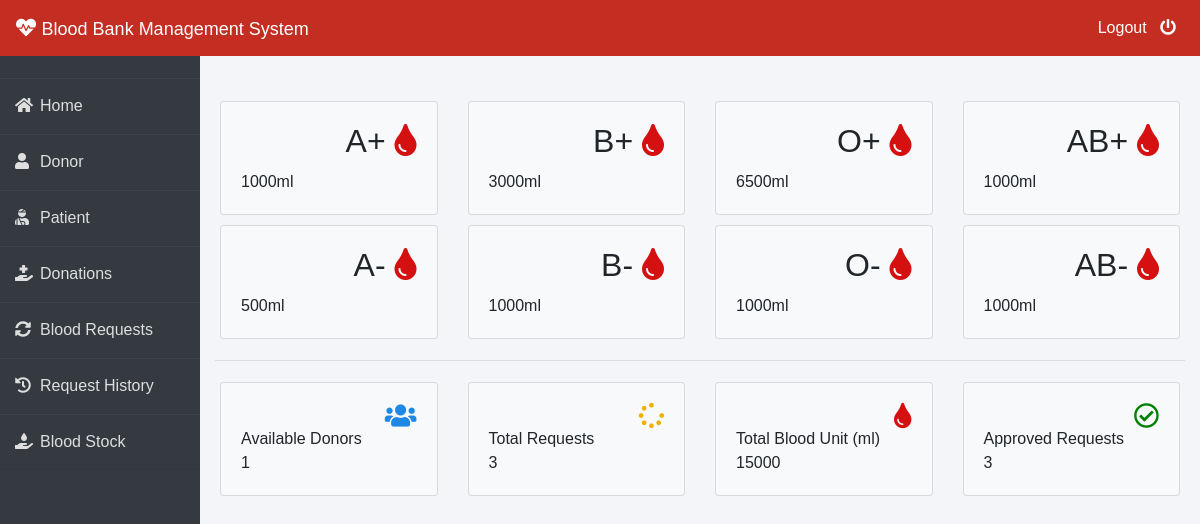
The app's page /admin-dashboard (signed in) with its own data.
### blood/models.py (models this page shows, shortened)
class Stock(models.Model):
    bloodgroup=models.CharField(max_length=10)
    unit=models.PositiveIntegerField(default=0)

### blood/views.py (the view)
# urls.py: path('admin-dashboard', views.admin_dashboard_view,name='admin-dashboard'),
@login_required(login_url='adminlogin')
def admin_dashboard_view(request):
    totalunit=models.Stock.objects.aggregate(Sum('unit'))
    dict={
        'A1':models.Stock.objects.get(bloodgroup="A+"),
        'A2':models.Stock.objects.get(bloodgroup="A-"),
        'B1':models.Stock.objects.get(bloodgroup="B+"),
        'B2':models.Stock.objects.get(bloodgroup="B-"),
        'AB1':models.Stock.objects.get(bloodgroup="AB+"),
        'AB2':models.Stock.objects.get(bloodgroup="AB-"),
        'O1':models.Stock.objects.get(bloodgroup="O+"),
        'O2':models.Stock.objects.get(bloodgroup="O-"),
        'totaldonors':dmodels.Donor.objects.all().count(),
        'totalbloodunit':totalunit['unit__sum'],
        'totalrequest':models.BloodRequest.objects.all().count(),
        'totalapprovedrequest':models.BloodRequest.objects.all().filter(status='Approved').count()
    }
    return render(request,'blood/admin_dashboard.html',context=dict)

### templates/blood/admin_dashboard.html
{% extends 'blood/adminbase.html' %}
{% block content %}
<br><br>
<div class="container">
    <div class="row">
        <div class="col-sm-3">
          <div class="card bg-light">
            <div class="card-body">
                <div class="blood">
                    <h2>A+ <i class="fas fa-tint" ></i></h2>
                </div><br><br>
                <div>
                    {{A1.unit}}ml
                </div>
            </div>
          </div>
        </div>
        <div class="col-sm-3">
            <div class="card bg-light">
                <div class="card-body">
                    <div class="blood">
                        <h2>B+ <i class="fas fa-tint"></i></h2>
                    </div><br><br>
                    <div>
                      {{B1.unit}}ml
                    </div>
                </div>
              </div>
        </div>
        <div class="col-sm-3">
            <div class="card bg-light">
                <div class="card-body">
                    <div class="blood">
                        <h2>O+ <i class="fas fa-tint"></i></h2>
                    </div><br><br>
                    <div>
                      {{O1.unit}}ml
                    </div>
                </div>
              </div>
          </div>
          <div class="col-sm-3">
            <div class="card bg-light">
                <div class="card-body">
                    <div class="blood">
                        <h2>AB+ <i class="fas fa-tint"></i></h2>
                    </div><br><br>
                    <div>
                      {{AB1.unit}}ml
                    </div>
                </div>
              </div>
          </div>
      </div>
      <div class="row">
        <div class="col-sm-3">
          <div class="card bg-light">
            <div class="card-body">
                <div class="blood">
                    <h2>A- <i class="fas fa-tint"></i></h2>
                </div><br><br>
                <div>
                  {{A2.unit}}ml
                </div>
            </div>
          </div>
        </div>
        <div class="col-sm-3">
            <div class="card bg-light">
                <div class="card-body">
                    <div class="blood">
                        <h2>B- <i class="fas fa-tint"></i></h2>
                    </div><br><br>
                    <div>
                      {{B2.unit}}ml
                    </div>
                </div>
              </div>
        </div>
        <div class="col-sm-3">
            <div class="card bg-light">
                <div class="card-body">
                    <div class="blood">
                        <h2>O- <i class="fas fa-tint"></i></h2>
                    </div><br><br>
                    <div>
                      {{O2.unit}}ml
                    </div>
                </div>
              </div>
          </div>
          <div class="col-sm-3">
            <div class="card bg-light">
                <div class="card-body">
                    <div class="blood">
                        <h2>AB- <i class="fas fa-tint"></i></h2>
                    </div><br><br>
                    <div>
                      {{AB2.unit}}ml
                    </div>
                </div>
              </div>
          </div>
      </div>
<hr>
    <div class="row">
      <div class="col-sm-3">
        <div class="card bg-light">
          <div class="card-body">
              <div class="blood">
                  <i class="fas fa-users" style="color: #1e88e5;"></i>
              </div><br>
              <div>
                  Available Donors <br>
                  {{totaldonors}}
              </div>
          </div>
        </div>
      </div>
      <div class="col-sm-3">
          <div class="card bg-light">
              <div class="card-body">
                  <div class="blood">
                      <i class="fas fa-spinner" style="color:#efb000;"></i>
                  </div><br>
                  <div>
                      Total Requests <br>
                     {{totalrequest}}
                  </div>
              </div>
            </div>
      </div>
        <div class="col-sm-3">
          <div class="card bg-light">
              <div class="card-body">
                  <div class="blood">
                      <i class="fas fa-tint xyz" style="color:#d41010;"></i>
                  </div><br>
                  <div>
                      Total Blood Unit (ml) <br>
                      {{totalbloodunit}}
                  </div>
              </div>
            </div>
        </div>
        <div class="col-sm-3">
            <div class="card bg-light">
                <div class="card-body">
                    <div class="blood">
                        <i class="far fa-check-circle" style="color:green;"></i>
                    </div><br>
                    <div>
                        Approved Requests <br>
                        {{totalapprovedrequest}}
                    </div>
                </div>
              </div>
          </div>
    </div>
</div>
{% endblock content %}

### templates/blood/adminbase.html (shortened to what this page needs)
<!DOCTYPE html>
<html lang="en">
<head>
    <link rel="stylesheet" href="https://maxcdn.bootstrapcdn.com/bootstrap/4.0.0/css/bootstrap.min.css">
    <link rel="stylesheet" href="https://cdnjs.cloudflare.com/ajax/libs/font-awesome/5.14.0/css/all.css">
</head>
<body>
    <nav class="navbar navbar-expand-lg navbar-light fixed-top bg-danger">
        <a style="color:white;" class="navbar-brand" href="/"><i class="fa fa-heartbeat"></i>&nbsp;<font face = "Comic sans MS" size ="4">Blood Bank Management System</font></a>
        <div class="navbar-collapse collapse w-100 order-3 dual-collapse2">
            <ul class="navbar-nav ml-auto">
                <li class="nav-item">
                    <a class="nav-link" style="color: white;" href="/logout">Logout &nbsp; <i class="fas fa-power-off"></i></a>
                </li>
            </ul>
        </div>
      </nav>
<br><br>
<div class="wrapper">
    <div class="sidebar">
        <ul>
            <li><a style="text-decoration:none;" href="/"><i class="fas fa-home"></i>Home</a></li>
            <li><a style="text-decoration:none;" href="/admin-donor"><i class="fas fa-user"></i>Donor</a></li>
            <li><a style="text-decoration:none;" href="/admin-patient"><i class="fas fa-user-injured"></i>Patient</a></li>
            <li><a style="text-decoration:none;" href="/admin-donation"><i class="fas fa-hand-holding-medical"></i>Donations</a></li>
            <li><a style="text-decoration:none;" href="/admin-request"><i class="fas fa-sync-alt"></i>Blood Requests</a></li>
            <li><a style="text-decoration:none;" href="/admin-request-history"><i class="fas fa-history"></i>Request History</a></li>
            <li><a style="text-decoration:none;" href="/admin-blood"><i class="fas fa-hand-holding-water"></i>Blood Stock</a></li>
        </ul>
    </div>
    <div class="main_content">
{% block content %}
{% endblock content %}
    </div>
</div>
</body>
</html>

### templates/blood/adminbase.html (style rules this page uses)
.row { padding: 5px; }
.fa-tint { color: #d41010 }
.blood { float: right; }
.fa-users { color: blue; font-size: 3ex; }
.fa-spinner { color: blue; font-size: 3ex; }
.fa-check-circle { color: blue; font-size: 3ex; }
.xyz { color: blue; font-size: 3ex; }
* { margin: 0; padding: 0; box-sizing: border-box; list-style: none; text-decoration: none; font-family: 'Josefin Sans', sans-serif; }
body { background-color: #f3f5f9; }
.bg-danger { background-color: #c32d22!important; }
.wrapper { display: flex; position: relative; }
.wrapper .sidebar { width: 200px; height: 100%; background: #343a40; padding: 30px 0px; position: fixed; }
.wrapper .sidebar ul li { padding: 15px; border-bottom: 1px solid #dedede; border-bottom: 1px solid rgba(0,0,0,0.05); border-top: 1px solid rgba(255,255,255,0.05); }
.wrapper .sidebar ul li a { color: #dedede; display: block; }
.wrapper .sidebar ul li a .fas { width: 25px; }
.wrapper .main_content { width: 100%; margin-left: 200px; }

### records on screen
Stock: unit "1000"
Stock: unit "3000"
Stock: unit "6500"
Stock: unit "1000"
Stock: unit "500"
Stock: unit "1000"
Stock: unit "1000"
Stock: unit "1000"

### other values on screen
{{ totaldonors }} "1"
{{ totalrequest }} "3"
{{ totalbloodunit }} "15000"
{{ totalapprovedrequest }} "3"
